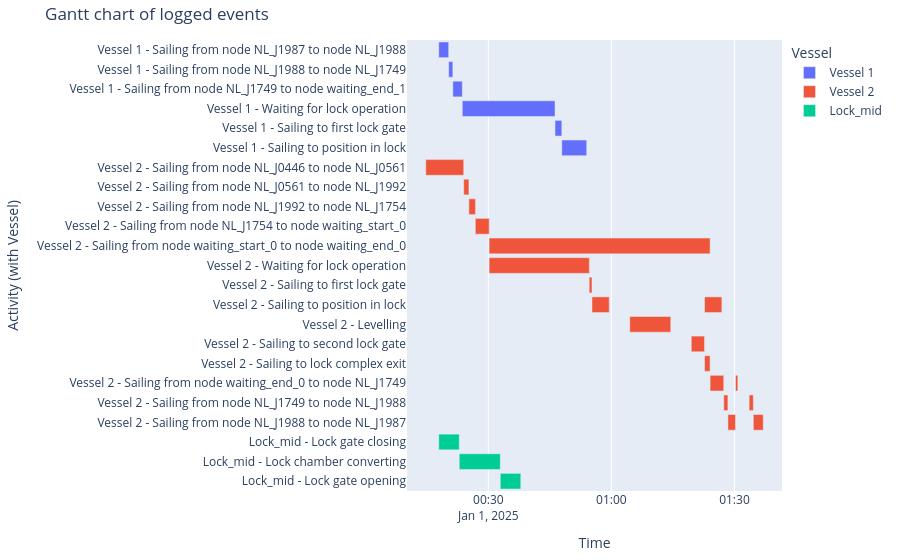

Notebook cell for this chart:
### Code cell
df_eventtable = opentnsim.core.logutils.logbook2eventtable([*vessels ,lock_chamber_II])
fig = generate_vessel_gantt_chart(df_eventtable)

### Figure 1 — Plotly figure (JSON) as saved in the notebook; plotly's stock layout.template omitted (floating-point values rounded to 4 significant figures)
{"data": [{"base": ["2025-01-01T00:17:54.550491000", "2025-01-01T00:20:19.635288000", "2025-01-01T00:21:20.660651000", "2025-01-01T00:23:39.109850000", "2025-01-01T00:46:15.294610000", "2025-01-01T00:47:54.550490000"], "hovertemplate": "object name=Vessel 1<br>start time=%{base}<br>stop time=%{x}<br>activity label=%{y}<extra></extra>", "legendgroup": "Vessel 1", "marker": {"color": "#636efa", "pattern": {"shape": ""}}, "name": "Vessel 1", "orientation": "h", "showlegend": true, "textposition": "auto", "type": "bar", "x": [145084, 61025, 138449, 1356184, 99255, 364234], "xaxis": "x", "y": ["Vessel 1 - Sailing from node NL_J1987 to node NL_J1988", "Vessel 1 - Sailing from node NL_J1988 to node NL_J1749", "Vessel 1 - Sailing from node NL_J1749 to node waiting_end_1", "Vessel 1 - Waiting for lock operation", "Vessel 1 - Sailing to first lock gate", "Vessel 1 - Sailing to position in lock"], "yaxis": "y"}, {"base": ["2025-01-01T00:14:44.354414000", "2025-01-01T00:23:59.663945000", "2025-01-01T00:25:15.734346000", "2025-01-01T00:25:15.734346000", "2025-01-01T00:26:50.647668000", "2025-01-01T00:26:50.647668000", "2025-01-01T00:30:11.775030000", "2025-01-01T00:30:11.775030000", "2025-01-01T00:30:11.775030000", "2025-01-01T00:30:11.775030000", "2025-01-01T00:54:36.168969000", "2025-01-01T00:54:36.168969000", "2025-01-01T00:55:15.734345000", "2025-01-01T01:04:28.490762000", "2025-01-01T01:19:28.490762000", "2025-01-01T01:22:42.875211000", "2025-01-01T01:22:42.875211000", "2025-01-01T01:24:03.600068000", "2025-01-01T01:27:23.400996000", "2025-01-01T01:28:24.426359000", "2025-01-01T01:30:15.432555000", "2025-01-01T01:33:35.233483000", "2025-01-01T01:34:36.258846000"], "hovertemplate": "object name=Vessel 2<br>start time=%{base}<br>stop time=%{x}<br>activity label=%{y}<extra></extra>", "legendgroup": "Vessel 2", "marker": {"color": "#EF553B", "pattern": {"shape": ""}}, "name": "Vessel 2", "orientation": "h", "showlegend": true, "textposition": "auto", "type": "bar", "x": [555309, 76070, 94913, 94913, 201127, 201127, 3231825, 1464393, 3231825, 1464393, 39565, 39565, 252756, 600000, 194384, 80724, 252756, 199800, 61025, 111006, 34078, 61025, 145084], "xaxis": "x", "y": ["Vessel 2 - Sailing from node NL_J0446 to node NL_J0561", "Vessel 2 - Sailing from node NL_J0561 to node NL_J1992", "Vessel 2 - Sailing from node NL_J1992 to node NL_J1754", "Vessel 2 - Sailing from node NL_J1992 to node NL_J1754", "Vessel 2 - Sailing from node NL_J1754 to node waiting_start_0", "Vessel 2 - Sailing from node NL_J1754 to node waiting_start_0", "Vessel 2 - Sailing from node waiting_start_0 to node waiting_end_0", "Vessel 2 - Waiting for lock operation", "Vessel 2 - Sailing from node waiting_start_0 to node waiting_end_0", "Vessel 2 - Waiting for lock operation", "Vessel 2 - Sailing to first lock gate", "Vessel 2 - Sailing to first lock gate", "Vessel 2 - Sailing to position in lock", "Vessel 2 - Levelling", "Vessel 2 - Sailing to second lock gate", "Vessel 2 - Sailing to lock complex exit", "Vessel 2 - Sailing to position in lock", "Vessel 2 - Sailing from node waiting_end_0 to node NL_J1749", "Vessel 2 - Sailing from node NL_J1749 to node NL_J1988", "Vessel 2 - Sailing from node NL_J1988 to node NL_J1987", "Vessel 2 - Sailing from node waiting_end_0 to node NL_J1749", "Vessel 2 - Sailing from node NL_J1749 to node NL_J1988", "Vessel 2 - Sailing from node NL_J1988 to node NL_J1987"], "yaxis": "y"}, {"base": ["2025-01-01T00:17:54.550491000", "2025-01-01T00:22:54.550491000", "2025-01-01T00:32:54.550491000"], "hovertemplate": "object name=Lock_mid<br>start time=%{base}<br>stop time=%{x}<br>activity label=%{y}<extra></extra>", "legendgroup": "Lock_mid", "marker": {"color": "#00cc96", "pattern": {"shape": ""}}, "name": "Lock_mid", "orientation": "h", "showlegend": true, "textposition": "auto", "type": "bar", "x": [300000, 600000, 300000], "xaxis": "x", "y": ["Lock_mid - Lock gate closing", "Lock_mid - Lock chamber converting", "Lock_mid - Lock gate opening"], "yaxis": "y"}], "layout": {"barmode": "overlay", "legend": {"title": {"text": "Vessel"}, "tracegroupgap": 0}, "margin": {"b": 20, "l": 20, "r": 20, "t": 40}, "title": {"text": "Gantt chart of logged events"}, "xaxis": {"anchor": "y", "domain": [0, 1], "title": {"text": "Time"}, "type": "date"}, "yaxis": {"anchor": "x", "autorange": "reversed", "domain": [0, 1], "title": {"text": "Activity (with Vessel)"}}}}
